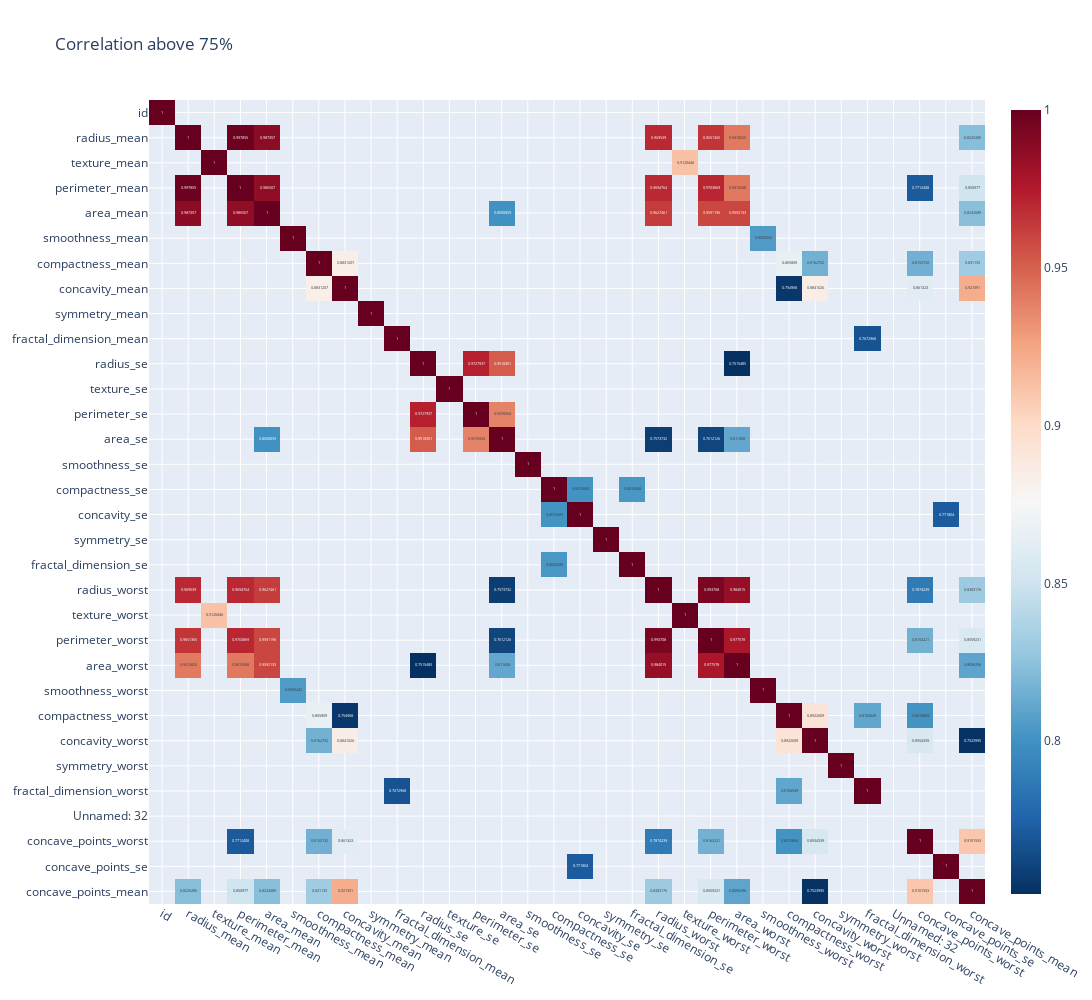

This figure's notebook cell:
### Code cell
mask = correlation_matrix.abs() > 0.75

# aplica máscara e substitui valores baixos por NaN
filtered_corr = correlation_matrix.where(mask)

fig_filtered = px.imshow(
    filtered_corr,
    text_auto=True,
    color_continuous_scale="RdBu_r",
    aspect="auto",
    title="Correlation above 75%"
)
fig_filtered.update_layout(
    width=1400,
    height=1000)
fig_filtered.show()

### Figure 1 — Plotly figure (JSON) as saved in the notebook; plotly's stock layout.template omitted (floating-point values rounded to 4 significant figures; data arrays with more than 128 entries replaced by an {"elided": "..."} marker saying what was removed)
{"data": [{"coloraxis": "coloraxis", "hovertemplate": "x: %{x}<br>y: %{y}<br>color: %{z}<extra></extra>", "name": "0", "texttemplate": "%{z}", "type": "heatmap", "x": ["id", "radius_mean", "texture_mean", "perimeter_mean", "area_mean", "smoothness_mean", "compactness_mean", "concavity_mean", "symmetry_mean", "fractal_dimension_mean", "radius_se", "texture_se", "perimeter_se", "area_se", "smoothness_se", "compactness_se", "concavity_se", "symmetry_se", "fractal_dimension_se", "radius_worst", "texture_worst", "perimeter_worst", "area_worst", "smoothness_worst", "compactness_worst", "concavity_worst", "symmetry_worst", "fractal_dimension_worst", "Unnamed: 32", "concave_points_worst", "concave_points_se", "concave_points_mean"], "xaxis": "x", "y": ["id", "radius_mean", "texture_mean", "perimeter_mean", "area_mean", "smoothness_mean", "compactness_mean", "concavity_mean", "symmetry_mean", "fractal_dimension_mean", "radius_se", "texture_se", "perimeter_se", "area_se", "smoothness_se", "compactness_se", "concavity_se", "symmetry_se", "fractal_dimension_se", "radius_worst", "texture_worst", "perimeter_worst", "area_worst", "smoothness_worst", "compactness_worst", "concavity_worst", "symmetry_worst", "fractal_dimension_worst", "Unnamed: 32", "concave_points_worst", "concave_points_se", "concave_points_mean"], "yaxis": "y", "z": {"elided": "32x32 float values"}}], "layout": {"coloraxis": {"colorscale": [[0, "rgb(5,48,97)"], [0.1, "rgb(33,102,172)"], [0.2, "rgb(67,147,195)"], [0.3, "rgb(146,197,222)"], [0.4, "rgb(209,229,240)"], [0.5, "rgb(247,247,247)"], [0.6, "rgb(253,219,199)"], [0.7, "rgb(244,165,130)"], [0.8, "rgb(214,96,77)"], [0.9, "rgb(178,24,43)"], [1, "rgb(103,0,31)"]]}, "height": 1000, "title": {"text": "Correlation above 75%"}, "width": 1400, "xaxis": {"anchor": "y", "autorange": true, "domain": [0, 1], "range": [-0.5, 31.5], "type": "category"}, "yaxis": {"anchor": "x", "autorange": true, "domain": [0, 1], "range": [31.5, -0.5], "type": "category"}}}
